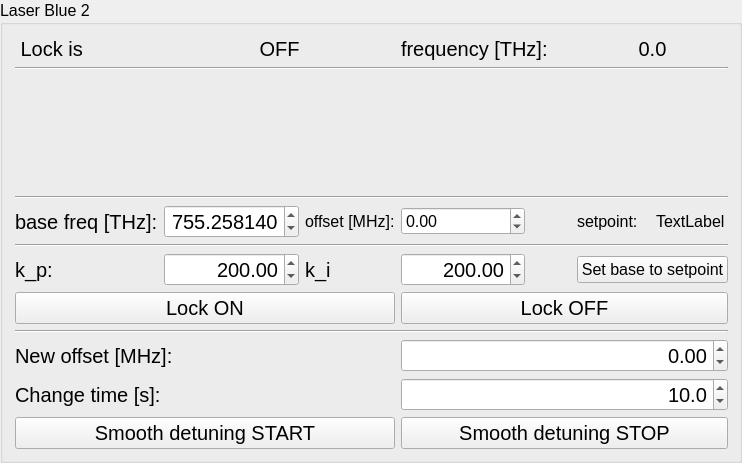
           <widget class="QGroupBox" name="groupBox_2">
            <property name="font">
             <font>
              <pointsize>12</pointsize>
             </font>
            </property>
            <property name="title">
             <string>Laser Blue 2</string>
            </property>
            <layout class="QVBoxLayout" name="verticalLayout_3">
             <item>
              <layout class="QGridLayout" name="gridLayout_3">
               <item row="10" column="1" colspan="4">
                <widget class="QPushButton" name="pushButton_lock_laser_blue_2_on">
                 <property name="font">
                  <font>
                   <pointsize>15</pointsize>
                  </font>
                 </property>
                 <property name="text">
                  <string>Lock ON</string>
                 </property>
                 <property name="laserID" stdset="0">
                  <string>blue_2</string>
                 </property>
                </widget>
               </item>
               <item row="12" column="5" colspan="4">
                <widget class="QDoubleSpinBox" name="doubleSpinBox_blue_2_smooth_new_offset">
                 <property name="font">
                  <font>
                   <pointsize>15</pointsize>
                  </font>
                 </property>
                 <property name="alignment">
                  <set>Qt::AlignRight|Qt::AlignTrailing|Qt::AlignVCenter</set>
                 </property>
                 <property name="decimals">
                  <number>2</number>
                 </property>
                 <property name="minimum">
                  <double>-1000.000000000000000</double>
                 </property>
                 <property name="maximum">
                  <double>1000.000000000000000</double>
                 </property>
                 <property name="singleStep">
                  <double>1.000000000000000</double>
                 </property>
                 <property name="value">
                  <double>0.000000000000000</double>
                 </property>
                 <property name="laserID" stdset="0">
                  <string>blue_2</string>
                 </property>
                </widget>
               </item>
               <item row="3" column="1" rowspan="3" colspan="8">
                <layout class="QVBoxLayout" name="verticalLayout_nu_laser_blue_2"/>
               </item>
               <item row="8" column="1" colspan="8">
                <widget class="Line" name="line_7">
                 <property name="orientation">
                  <enum>Qt::Horizontal</enum>
                 </property>
                </widget>
               </item>
               <item row="2" column="1" colspan="8">
                <widget class="Line" name="line_5">
                 <property name="orientation">
                  <enum>Qt::Horizontal</enum>
                 </property>
                </widget>
               </item>
               <item row="13" column="5" colspan="4">
                <widget class="QDoubleSpinBox" name="doubleSpinBox_blue_2_smooth_delta_t">
                 <property name="font">
                  <font>
                   <pointsize>15</pointsize>
                  </font>
                 </property>
                 <property name="alignment">
                  <set>Qt::AlignRight|Qt::AlignTrailing|Qt::AlignVCenter</set>
                 </property>
                 <property name="decimals">
                  <number>1</number>
                 </property>
                 <property name="maximum">
                  <double>300.000000000000000</double>
                 </property>
                 <property name="singleStep">
                  <double>1.000000000000000</double>
                 </property>
                 <property name="value">
                  <double>10.000000000000000</double>
                 </property>
                </widget>
               </item>
               <item row="14" column="1" colspan="4">
                <widget class="QPushButton" name="pushButton_smooth_change_laser_blue_2_start">
                 <property name="font">
                  <font>
                   <pointsize>15</pointsize>
                  </font>
                 </property>
                 <property name="text">
                  <string>Smooth detuning START</string>
                 </property>
                 <property name="laserID" stdset="0">
                  <string>blue_2</string>
                 </property>
                </widget>
               </item>
               <item row="0" column="4">
                <spacer name="horizontalSpacer_15">
                 <property name="orientation">
                  <enum>Qt::Horizontal</enum>
                 </property>
                 <property name="sizeHint" stdset="0">
                  <size>
                   <width>40</width>
                   <height>1</height>
                  </size>
                 </property>
                </spacer>
               </item>
               <item row="0" column="3">
                <spacer name="horizontalSpacer_16">
                 <property name="orientation">
                  <enum>Qt::Horizontal</enum>
                 </property>
                 <property name="sizeHint" stdset="0">
                  <size>
                   <width>40</width>
                   <height>1</height>
                  </size>
                 </property>
                </spacer>
               </item>
               <item row="1" column="3" colspan="2">
                <widget class="QLabel" name="label_lock_blue_2_status">
                 <property name="font">
                  <font>
                   <pointsize>15</pointsize>
                  </font>
                 </property>
                 <property name="text">
                  <string>OFF</string>
                 </property>
                 <property name="alignment">
                  <set>Qt::AlignCenter</set>
                 </property>
                </widget>
               </item>
               <item row="1" column="5" colspan="2">
                <widget class="QLabel" name="label_14">
                 <property name="font">
                  <font>
                   <pointsize>15</pointsize>
                  </font>
                 </property>
                 <property name="text">
                  <string>frequency [THz]:</string>
                 </property>
                </widget>
               </item>
               <item row="14" column="5" colspan="4">
                <widget class="QPushButton" name="pushButton_smooth_change_laser_blue_2_stop">
                 <property name="font">
                  <font>
                   <pointsize>15</pointsize>
                  </font>
                 </property>
                 <property name="text">
                  <string>Smooth detuning STOP</string>
                 </property>
                 <property name="laserID" stdset="0">
                  <string>blue_2</string>
                 </property>
                </widget>
               </item>
               <item row="6" column="1" colspan="8">
                <widget class="Line" name="line_6">
                 <property name="orientation">
                  <enum>Qt::Horizontal</enum>
                 </property>
                </widget>
               </item>
               <item row="0" column="1">
                <spacer name="horizontalSpacer_18">
                 <property name="orientation">
                  <enum>Qt::Horizontal</enum>
                 </property>
                 <property name="sizeHint" stdset="0">
                  <size>
                   <width>40</width>
                   <height>1</height>
                  </size>
                 </property>
                </spacer>
               </item>
               <item row="0" column="7">
                <spacer name="horizontalSpacer_12">
                 <property name="orientation">
                  <enum>Qt::Horizontal</enum>
                 </property>
                 <property name="sizeHint" stdset="0">
                  <size>
                   <width>40</width>
                   <height>1</height>
                  </size>
                 </property>
                </spacer>
               </item>
               <item row="0" column="8">
                <spacer name="horizontalSpacer_11">
                 <property name="orientation">
                  <enum>Qt::Horizontal</enum>
                 </property>
                 <property name="sizeHint" stdset="0">
                  <size>
                   <width>40</width>
                   <height>1</height>
                  </size>
                 </property>
                </spacer>
               </item>
               <item row="0" column="5">
                <spacer name="horizontalSpacer_14">
                 <property name="orientation">
                  <enum>Qt::Horizontal</enum>
                 </property>
                 <property name="sizeHint" stdset="0">
                  <size>
                   <width>40</width>
                   <height>1</height>
                  </size>
                 </property>
                </spacer>
               </item>
               <item row="13" column="1" colspan="4">
                <widget class="QLabel" name="label_11">
                 <property name="font">
                  <font>
                   <pointsize>15</pointsize>
                  </font>
                 </property>
                 <property name="text">
                  <string>Change time [s]:</string>
                 </property>
                </widget>
               </item>
               <item row="12" column="1" colspan="4">
                <widget class="QLabel" name="label_10">
                 <property name="font">
                  <font>
                   <pointsize>15</pointsize>
                  </font>
                 </property>
                 <property name="text">
                  <string>New offset [MHz]:</string>
                 </property>
                </widget>
               </item>
               <item row="5" column="0">
                <spacer name="verticalSpacer_8">
                 <property name="orientation">
                  <enum>Qt::Vertical</enum>
                 </property>
                 <property name="sizeHint" stdset="0">
                  <size>
                   <width>1</width>
                   <height>40</height>
                  </size>
                 </property>
                </spacer>
               </item>
               <item row="4" column="0">
                <spacer name="verticalSpacer">
                 <property name="orientation">
                  <enum>Qt::Vertical</enum>
                 </property>
                 <property name="sizeHint" stdset="0">
                  <size>
                   <width>1</width>
                   <height>40</height>
                  </size>
                 </property>
                </spacer>
               </item>
               <item row="10" column="5" colspan="4">
                <widget class="QPushButton" name="pushButton_lock_laser_blue_2_off">
                 <property name="font">
                  <font>
                   <pointsize>15</pointsize>
                  </font>
                 </property>
                 <property name="text">
                  <string>Lock OFF</string>
                 </property>
                 <property name="laserID" stdset="0">
                  <string>blue_2</string>
                 </property>
                </widget>
               </item>
               <item row="0" column="6">
                <spacer name="horizontalSpacer_13">
                 <property name="orientation">
                  <enum>Qt::Horizontal</enum>
                 </property>
                 <property name="sizeHint" stdset="0">
                  <size>
                   <width>40</width>
                   <height>1</height>
                  </size>
                 </property>
                </spacer>
               </item>
               <item row="3" column="0">
                <spacer name="verticalSpacer_7">
                 <property name="orientation">
                  <enum>Qt::Vertical</enum>
                 </property>
                 <property name="sizeHint" stdset="0">
                  <size>
                   <width>1</width>
                   <height>40</height>
                  </size>
                 </property>
                </spacer>
               </item>
               <item row="1" column="1" colspan="2">
                <widget class="QLabel" name="label_12">
                 <property name="font">
                  <font>
                   <pointsize>15</pointsize>
                  </font>
                 </property>
                 <property name="text">
                  <string> Lock is </string>
                 </property>
                </widget>
               </item>
               <item row="0" column="2">
                <spacer name="horizontalSpacer_17">
                 <property name="orientation">
                  <enum>Qt::Horizontal</enum>
                 </property>
                 <property name="sizeHint" stdset="0">
                  <size>
                   <width>40</width>
                   <height>1</height>
                  </size>
                 </property>
                </spacer>
               </item>
               <item row="11" column="1" colspan="8">
                <widget class="Line" name="line_8">
                 <property name="orientation">
                  <enum>Qt::Horizontal</enum>
                 </property>
                </widget>
               </item>
               <item row="1" column="7" colspan="2">
                <widget class="QLabel" name="label_nu_blue_2_is">
                 <property name="font">
                  <font>
                   <pointsize>15</pointsize>
                  </font>
                 </property>
                 <property name="text">
                  <string>0.0</string>
                 </property>
                 <property name="alignment">
                  <set>Qt::AlignCenter</set>
                 </property>
                </widget>
               </item>
               <item row="7" column="1" colspan="2">
                <widget class="QLabel" name="label_9">
                 <property name="font">
                  <font>
                   <pointsize>15</pointsize>
                  </font>
                 </property>
                 <property name="text">
                  <string>base freq [THz]:</string>
                 </property>
                </widget>
               </item>
               <item row="7" column="3">
                <widget class="QDoubleSpinBox" name="doubleSpinBox_blue_2_base">
                 <property name="font">
                  <font>
                   <pointsize>15</pointsize>
                  </font>
                 </property>
                 <property name="alignment">
                  <set>Qt::AlignRight|Qt::AlignTrailing|Qt::AlignVCenter</set>
                 </property>
                 <property name="decimals">
                  <number>6</number>
                 </property>
                 <property name="minimum">
                  <double>755.000000000000000</double>
                 </property>
                 <property name="maximum">
                  <double>755.500000000000000</double>
                 </property>
                 <property name="singleStep">
                  <double>0.000001000000000</double>
                 </property>
                 <property name="value">
                  <double>755.258140000000026</double>
                 </property>
                 <property name="laserID" stdset="0">
                  <string>blue_2</string>
                 </property>
                </widget>
               </item>
               <item row="7" column="4">
                <widget class="QLabel" name="label_38">
                 <property name="text">
                  <string>offset [MHz]:</string>
                 </property>
                </widget>
               </item>
               <item row="7" column="5">
                <widget class="QDoubleSpinBox" name="doubleSpinBox_blue_2_offset">
                 <property name="minimum">
                  <double>-1000.000000000000000</double>
                 </property>
                 <property name="maximum">
                  <double>1000.000000000000000</double>
                 </property>
                 <property name="laserID" stdset="0">
                  <string>blue_2</string>
                 </property>
                </widget>
               </item>
               <item row="7" column="7">
                <widget class="QLabel" name="label_39">
                 <property name="text">
                  <string>setpoint:</string>
                 </property>
                </widget>
               </item>
               <item row="7" column="8">
                <widget class="QLabel" name="label_blue_2_setpoint">
                 <property name="text">
                  <string>TextLabel</string>
                 </property>
                </widget>
               </item>
               <item row="9" column="1" colspan="2">
                <widget class="QLabel" name="label_8">
                 <property name="font">
                  <font>
                   <pointsize>15</pointsize>
                  </font>
                 </property>
                 <property name="text">
                  <string>k_p:</string>
                 </property>
                </widget>
               </item>
               <item row="9" column="3">
                <widget class="QDoubleSpinBox" name="doubleSpinBox_lock_blue_2_k_p">
                 <property name="font">
                  <font>
                   <pointsize>15</pointsize>
                  </font>
                 </property>
                 <property name="alignment">
                  <set>Qt::AlignRight|Qt::AlignTrailing|Qt::AlignVCenter</set>
                 </property>
                 <property name="maximum">
                  <double>999999.000000000000000</double>
                 </property>
                 <property name="singleStep">
                  <double>10.000000000000000</double>
                 </property>
                 <property name="value">
                  <double>200.000000000000000</double>
                 </property>
                 <property name="laserID" stdset="0">
                  <string>blue_2</string>
                 </property>
                </widget>
               </item>
               <item row="9" column="4">
                <widget class="QLabel" name="label_16">
                 <property name="font">
                  <font>
                   <pointsize>15</pointsize>
                  </font>
                 </property>
                 <property name="text">
                  <string>k_i</string>
                 </property>
                </widget>
               </item>
               <item row="9" column="5">
                <widget class="QDoubleSpinBox" name="doubleSpinBox_lock_blue_2_k_i">
                 <property name="font">
                  <font>
                   <pointsize>15</pointsize>
                  </font>
                 </property>
                 <property name="alignment">
                  <set>Qt::AlignRight|Qt::AlignTrailing|Qt::AlignVCenter</set>
                 </property>
                 <property name="maximum">
                  <double>999999.000000000000000</double>
                 </property>
                 <property name="singleStep">
                  <double>10.000000000000000</double>
                 </property>
                 <property name="value">
                  <double>200.000000000000000</double>
                 </property>
                 <property name="laserID" stdset="0">
                  <string>blue_2</string>
                 </property>
                </widget>
               </item>
               <item row="9" column="7" colspan="2">
                <widget class="QPushButton" name="pushButton_set_base_blue_2">
                 <property name="text">
                  <string>Set base to setpoint</string>
                 </property>
                 <property name="laserID" stdset="0">
                  <string>blue_2</string>
                 </property>
                </widget>
               </item>
              </layout>
             </item>
            </layout>
           </widget>
